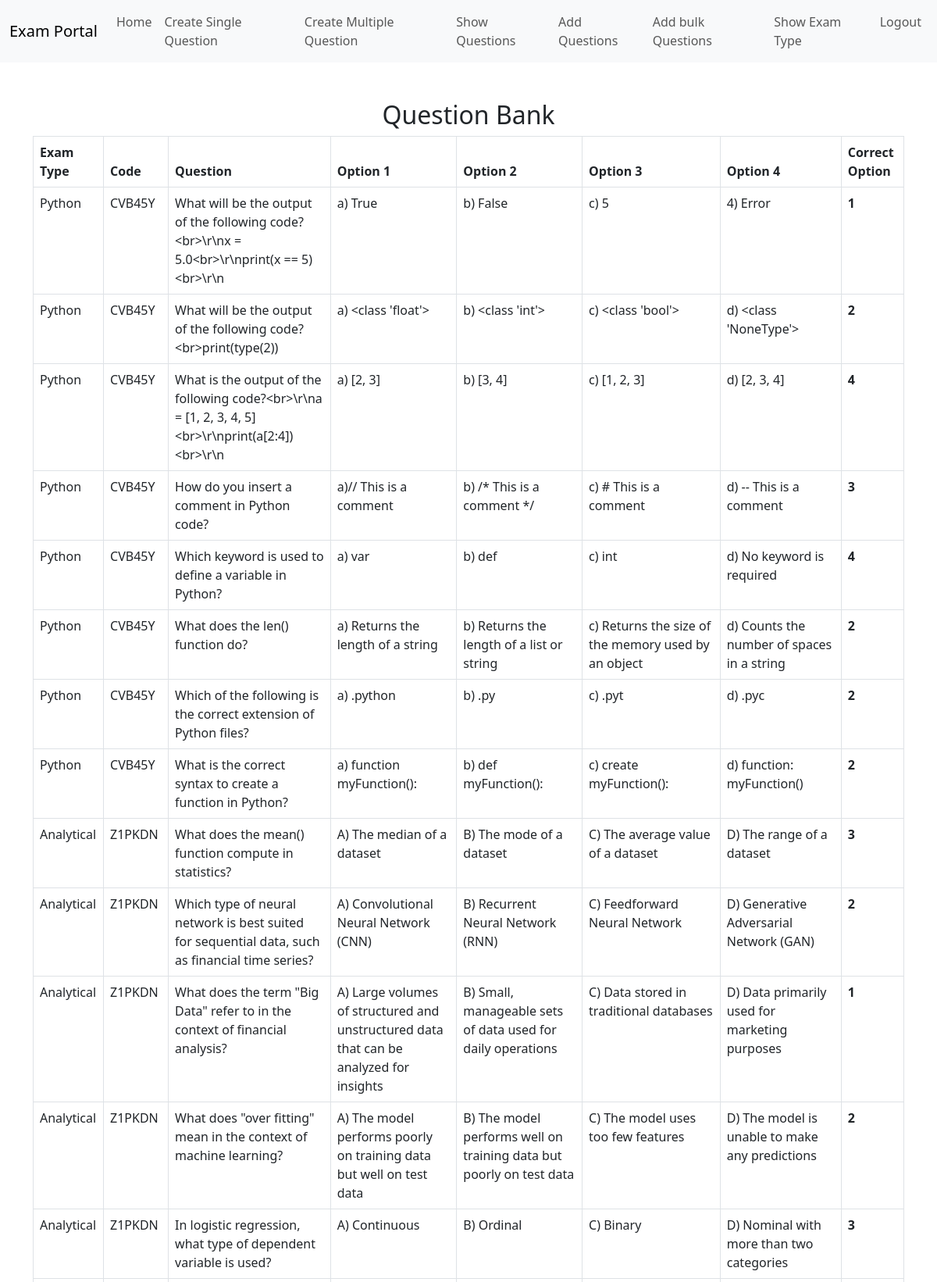
Page /view_question_bank.php (upper part) on the committed database.
### tables this page shows
CREATE TABLE `question_bank` (
  `id` int(11) NOT NULL,
  `question_id` int(9) NOT NULL,
  `exam_type` varchar(50) DEFAULT NULL,
  `code` varchar(6) DEFAULT NULL,
  `question` text DEFAULT NULL,
  `option1` text DEFAULT NULL,
  `option2` text DEFAULT NULL,
  `option3` text DEFAULT NULL,
  `option4` text DEFAULT NULL,
  `correct_option` int(11) DEFAULT NULL
);

### view_question_bank.php (the view, shortened to what this page needs)
<?php
include 'conn.php';
$query = "SELECT * FROM question_bank ORDER BY id DESC";
$result = $conn->query($query);
?>
<!DOCTYPE html>
<html lang="en">
<head>
    <link rel="stylesheet" href="https://cdn.jsdelivr.net/npm/bootstrap@5.3.0/dist/css/bootstrap.min.css">
</head>
<body>
<?php include 'header2.php';?>
    <div class="container mt-5">
        <h2 class="text-center">Question Bank</h2>
        <table class="table table-bordered">
            <thead>
                <tr>
                    <th>Exam Type</th>
                    <th>Code</th>
                    <th>Question</th>
                    <th>Option 1</th>
                    <th>Option 2</th>
                    <th>Option 3</th>
                    <th>Option 4</th>
                    <th>Correct Option</th>
                </tr>
            </thead>
            <tbody>
                <?php while ($row = $result->fetch_assoc()): ?>
                    <tr>
                        <td><?= htmlspecialchars($row['exam_type']); ?></td>
                        <td><?= htmlspecialchars($row['code']); ?></td>
                        <td><?= htmlspecialchars($row['question']); ?></td>
                        <td><?= htmlspecialchars($row['option1']); ?></td>
                        <td><?= htmlspecialchars($row['option2']); ?></td>
                        <td><?= htmlspecialchars($row['option3']); ?></td>
                        <td><?= htmlspecialchars($row['option4']); ?></td>
                        <td><strong><?= $row['correct_option']; ?></strong></td>
                    </tr>
                <?php endwhile; ?>
            </tbody>
        </table>
    </div>
</body>
</html>

### rows in the picture
question_bank: exam_type "Python", code "CVB45Y", question "What will be the output of the following code?<br>\\r\\nx = 5.0<br>\\r\\nprint(x == 5)<br>\\r\\n", option1 "a) True", option2 "b) False", option3 "c) 5", option4 "4) Error", correct_option "1"
question_bank: exam_type "Python", code "CVB45Y", question "What will be the output of the following code?<br>print(type(2))", option1 "a) <class 'float'>", option2 "b) <class 'int'>", option3 "c) <class 'bool'>", option4 "d) <class 'NoneType'>", correct_option "2"
question_bank: exam_type "Python", code "CVB45Y", question "What is the output of the following code?<br>\\r\\na = [1, 2, 3, 4, 5]<br>\\r\\nprint(a[2:4])<br>\\r\\n", option1 "a) [2, 3]", option2 "b) [3, 4]", option3 "c) [1, 2, 3]", option4 "d) [2, 3, 4]", correct_option "4"
question_bank: exam_type "Python", code "CVB45Y", question "How do you insert a comment in Python code?", option1 "a)// This is a comment", option2 "b) /* This is a comment */", option3 "c) # This is a comment", option4 "d) -- This is a comment", correct_option "3"
question_bank: exam_type "Python", code "CVB45Y", question "Which keyword is used to define a variable in Python?", option1 "a) var", option2 "b) def", option3 "c) int", option4 "d) No keyword is required", correct_option "4"
question_bank: exam_type "Python", code "CVB45Y", question "What does the len() function do?", option1 "a) Returns the length of a string", option2 "b) Returns the length of a list or string", option3 "c) Returns the size of the memory used by an object", option4 "d) Counts the number of spaces in a string", correct_option "2"
question_bank: exam_type "Python", code "CVB45Y", question "Which of the following is the correct extension of Python files?", option1 "a) .python", option2 "b) .py", option3 "c) .pyt", option4 "d) .pyc", correct_option "2"
question_bank: exam_type "Python", code "CVB45Y", question "What is the correct syntax to create a function in Python?", option1 "a) function myFunction():", option2 "b) def myFunction():", option3 "c) create myFunction():", option4 "d) function: myFunction()", correct_option "2"
question_bank: exam_type "Analytical", code "Z1PKDN", question "What does the mean() function compute in statistics?", option1 "A) The median of a dataset", option2 "B) The mode of a dataset", option3 "C) The average value of a dataset", option4 "D) The range of a dataset", correct_option "3"
question_bank: exam_type "Analytical", code "Z1PKDN", question "Which type of neural network is best suited for sequential data, such as financial time series?", option1 "A) Convolutional Neural Network (CNN)", option2 "B) Recurrent Neural Network (RNN)", option3 "C) Feedforward Neural Network", option4 "D) Generative Adversarial Network (GAN)", correct_option "2"
question_bank: exam_type "Analytical", code "Z1PKDN", question "What does the term \"Big Data\" refer to in the context of financial analysis?", option1 "A) Large volumes of structured and unstructured data that can be analyzed for insights", option2 "B) Small, manageable sets of data used for daily operations", option3 "C) Data stored in traditional databases", option4 "D) Data primarily used for marketing purposes", correct_option "1"
question_bank: exam_type "Analytical", code "Z1PKDN", question "What does \"over fitting\" mean in the context of machine learning?", option1 "A) The model performs poorly on training data but well on test data", option2 "B) The model performs well on training data but poorly on test data", option3 "C) The model uses too few features", option4 "D) The model is unable to make any predictions", correct_option "2"
question_bank: exam_type "Analytical", code "Z1PKDN", question "In logistic regression, what type of dependent variable is used?", option1 "A) Continuous", option2 "B) Ordinal", option3 "C) Binary", option4 "D) Nominal with more than two categories", correct_option "3"
